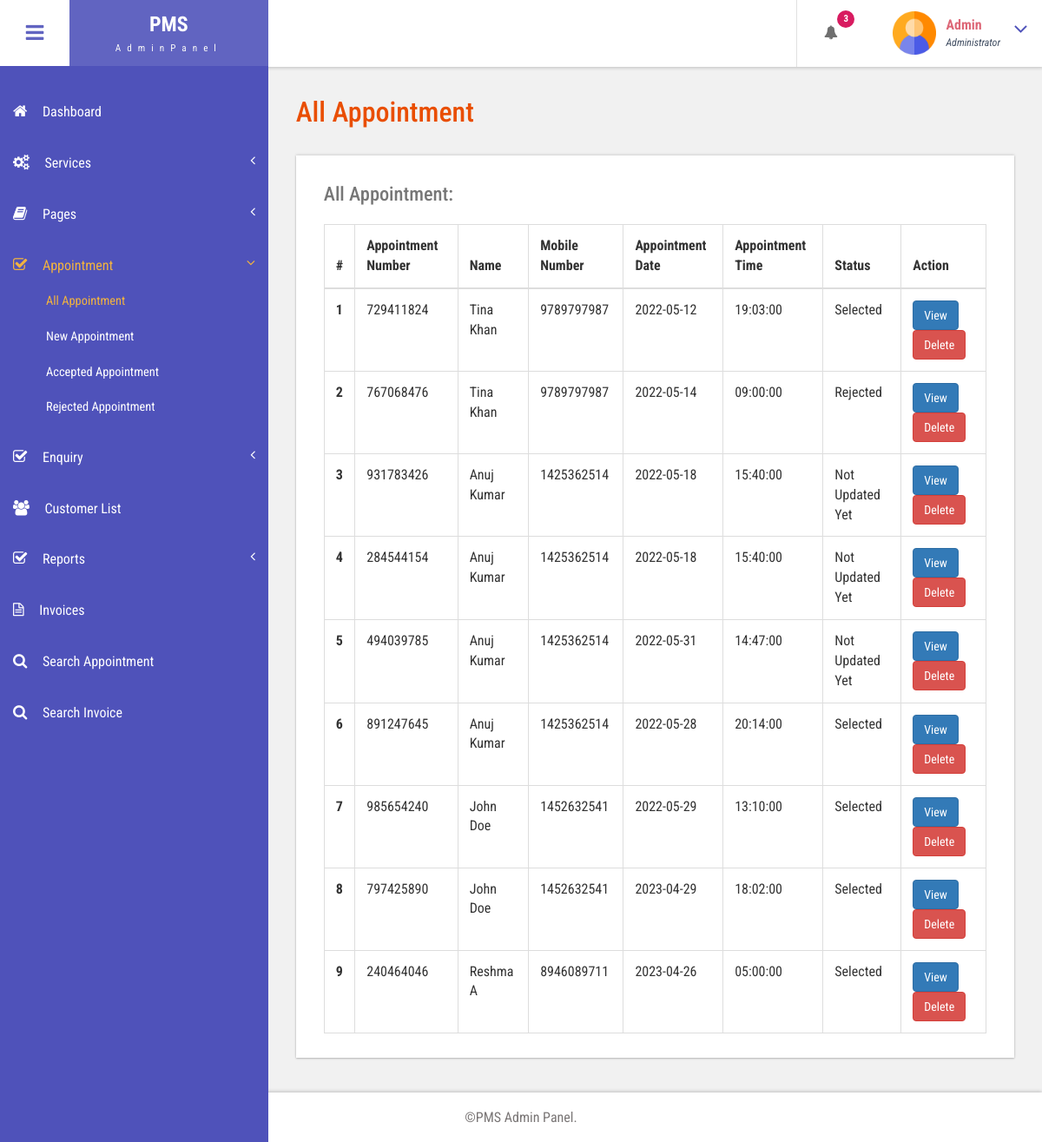
Page /bpms/admin/all-appointment.php (signed in) on the committed database.
### tables this page shows
CREATE TABLE `tblbook` (
  `ID` int(10) NOT NULL,
  `UserID` int(10) DEFAULT NULL,
  `AptNumber` int(10) DEFAULT NULL,
  `AptDate` date DEFAULT NULL,
  `AptTime` time DEFAULT NULL,
  `Message` mediumtext DEFAULT NULL,
  `BookingDate` timestamp NULL DEFAULT current_timestamp(),
  `Remark` varchar(250) DEFAULT NULL,
  `Status` varchar(250) DEFAULT NULL,
  `RemarkDate` timestamp NULL DEFAULT NULL ON UPDATE current_timestamp()
);

CREATE TABLE `tbluser` (
  `ID` int(10) NOT NULL,
  `FirstName` varchar(120) DEFAULT NULL,
  `LastName` varchar(250) DEFAULT NULL,
  `MobileNumber` bigint(10) DEFAULT NULL,
  `Email` varchar(120) DEFAULT NULL,
  `Password` varchar(120) DEFAULT NULL,
  `RegDate` timestamp NULL DEFAULT current_timestamp()
);

### bpms/admin/all-appointment.php (the view, shortened to what this page needs)
<?php
include('includes/dbconnection.php');
if (strlen($_SESSION['bpmsaid']==0)) {
  header('location:logout.php');
  } else{
  ?>
<!DOCTYPE HTML>
<html>
<head>
<link href="css/bootstrap.css" rel='stylesheet' type='text/css' />
<link href="css/style.css" rel='stylesheet' type='text/css' />
<link href="css/font-awesome.css" rel="stylesheet">
<link href="css/animate.css" rel="stylesheet" type="text/css" media="all">
<link href="css/custom.css" rel="stylesheet">
</head>
<body class="cbp-spmenu-push">
	<div class="main-content">
		 <?php include_once('includes/sidebar.php');?>
		 <?php include_once('includes/header.php');?>
		<div id="page-wrapper">
			<div class="main-page">
				<div class="tables">
					<h3 class="title1">All Appointment</h3>
					<div class="table-responsive bs-example widget-shadow">
						<h4>All Appointment:</h4>
						<table class="table table-bordered"> <thead> <tr> <th>#</th>
							<th> Appointment Number</th>
							<th>Name</th><th>Mobile Number</th>
							<th>Appointment Date</th>
							<th>Appointment Time</th>
							<th>Status</th>
							<th>Action</th> </tr> </thead> <tbody>
<?php
$ret=mysqli_query($con,"select tbluser.FirstName,tbluser.LastName,tbluser.Email,tbluser.MobileNumber,tblbook.ID as bid,tblbook.AptNumber,tblbook.AptDate,tblbook.AptTime,tblbook.Message,tblbook.BookingDate,tblbook.Status from tblbook join tbluser on tbluser.ID=tblbook.UserID");
$cnt=1;
while ($row=mysqli_fetch_array($ret)) {
?>
						 <tr> <th scope="row"><?php echo $cnt;?></th>
						 	<td><?php  echo $row['AptNumber'];?></td>
						 	<td><?php  echo $row['FirstName'];?> <?php  echo $row['LastName'];?></td>
						 	<td><?php  echo $row['MobileNumber'];?></td>
						 	<td><?php  echo $row['AptDate'];?></td>
						 	<td><?php  echo $row['AptTime'];?></td>
						 	<?php if($row['Status']==""){ ?>
                     <td class="font-w600"><?php echo "Not Updated Yet"; ?></td>
                     <?php } else { ?>
                      <td><?php  echo $row['Status'];?></td><?php } ?>
                                       <td><a href="view-appointment.php?viewid=<?php echo $row['bid'];?>" class="btn btn-primary">View</a>
<a href="all-appointment.php?delid=<?php echo $row['bid'];?>" class="btn btn-danger" onClick="return confirm('Are you sure you want to delete?')">Delete</a>
                                       	</td> </tr>   <?php
$cnt=$cnt+1;
}?></tbody> </table>
					</div>
				</div>
			</div>
		</div>
		 <?php include_once('includes/footer.php');?>
	</div>
</body>
</html>
<?php }  ?>

### bpms/admin/includes/header.php (shortened to what this page needs)
<div class="sticky-header header-section ">
      <div class="header-left">
        <button id="showLeftPush"><i class="fa fa-bars"></i></button>
        <div class="logo">
          <a href="index.html">
            <h1>PMS</h1>
            <span>AdminPanel</span>
          </a>
        </div>
      </div>
      <div class="header-right">
        <div class="profile_details_left">
          <ul class="nofitications-dropdown">
            <?php
$ret1=mysqli_query($con,"select tbluser.FirstName,tbluser.LastName,tblbook.ID as bid,tblbook.AptNumber from tblbook join tbluser on tbluser.ID=tblbook.UserID where tblbook.Status is null");
$num=mysqli_num_rows($ret1);
?>
            <li class="dropdown head-dpdn">
              <a href="#" class="dropdown-toggle" data-toggle="dropdown" aria-expanded="false"><i class="fa fa-bell"></i><span class="badge blue"><?php echo $num;?></span></a>
            </li>
          </ul>
          <div class="clearfix"> </div>
        </div>
        <div class="profile_details">
        <?php
$adid=$_SESSION['bpmsaid'];
$ret=mysqli_query($con,"select AdminName from tbladmin where ID='$adid'");
$row=mysqli_fetch_array($ret);
$name=$row['AdminName'];
?>
          <ul>
            <li class="dropdown profile_details_drop">
              <a href="#" class="dropdown-toggle" data-toggle="dropdown" aria-expanded="false">
                <div class="profile_img">
                  <span class="prfil-img"><img src="images/admin.png" alt="" width="50" height="50"> </span>
                  <div class="user-name">
                    <p><?php echo $name; ?></p>
                    <span>Administrator</span>
                  </div>
                  <i class="fa fa-angle-down lnr"></i>
                  <div class="clearfix"></div>
                </div>
              </a>
            </li>
          </ul>
        </div>
      </div>
      <div class="clearfix"> </div>
    </div>

### bpms/admin/css/style.css (style rules this page uses)
h4, h5, h6, h1, h2, h3 { margin: 0; }
ul, ol { margin: 0; }
p { margin: 0; }
html, body { font-family: 'Roboto Condensed', sans-serif; font-size: 100%; overflow-x: hidden; background: #fff; }
body a { transition: 0.5s all ease; -webkit-transition: 0.5s all ease; -moz-transition: 0.5s all ease; -o-transition: 0.5s all ease; -ms-transition: 0.5s all ease; text-decoration:none; }
h1,h2,h3,h4,h5,h6 { margin:0; }
p { margin:0; }
ul,label { margin:0; padding:0; }
.main-content { position: relative; }
.sticky-header { position: fixed; top: 0; left:0px; width: 100%; z-index: 100; }
.header-section { background:#FFF; box-shadow: 1px 1px 4px rgba(0, 0, 0, 0.21); -webkit-box-shadow: 1px 1px 4px rgba(0, 0, 0, 0.21); -moz-box-shadow: 1px 1px 4px rgba(0, 0, 0, 0.21); -o-box-shadow: 1px 1px 4px rgba(0, 0, 0, 0.21); }
.header-section::after { clear: both; display: block; content: ''; }
.header-left { float: left; width: 45%; }
.header-right { float: right; }
button#showLeftPush { font-size: 1.5em; width: 80px; padding: 0.87em 0; text-align: center; cursor: pointer; float: left; color: #6F6F6F; -moz-transition: all 0.2s ease-out 0s; -webkit-transition: all 0.2s ease-out 0s; transition: all 0.2s ease-out 0s; border: none; background-color: #fff; outline:none; }
.cbp-spmenu-push { overflow-x: hidden; position: relative; }
.cbp-spmenu, .cbp-spmenu-push { -webkit-transition: all 0.3s ease; -moz-transition: all 0.3s ease; transition: all 0.3s ease; }
.cbp-spmenu-push div#page-wrapper { margin: 0 0 0 19.3em; transition:.5s all; -webkit-transition:.5s all; -moz-transition:.5s all; }
.fa { display: inline-block; font-family: FontAwesome; font-style: normal; font-weight: normal; line-height: 1; -webkit-font-smoothing: antialiased; -moz-osx-font-smoothing: grayscale; }
.logo { background: #6164C1; text-align: center; float: left; }
.logo a { padding: 0.9em 3.3em .7em; display: block; text-decoration: none; }
.logo a h1 { color: #fff; font-size: 1.5em; line-height: 1.2em; font-weight: 700; }
.logo a span { color: #F8F8F8; font-size: .7em; text-align: center; letter-spacing: 7px; }
.profile_details_left { float: left; }
li.dropdown.head-dpdn { display: inline-block; padding: 1.7em 0; border-left: 1px solid #E0E0E0; float: left; }
li.dropdown.head-dpdn a.dropdown-toggle { padding: 1.7em 2em; }
i.fa.fa-bell { color:#6F6F6F; }
.header-right span.badge { font-size: 11px; font-weight: bold; color: #FFF; background: #8BC34A; line-height: 15px; width: 20px; height: 20px; border-radius: 2em; -webkit-border-radius: 2em; -moz-border-radius: 2em; -o-border-radius: 2em; text-align: center; display: inline-block; position: absolute; top: 16%; padding: 2px 0 0; }
.header-right span.blue { background-color:#D81B60; }
.profile_details { float: right; }
.profile_details_drop a.dropdown-toggle { display:block; padding: 0.8em 3em 0 2em; }
.profile_img span.prfil-img { float:left; }
.user-name { float:left; margin-top:8px; margin-left:11px; height:35px; }
.profile_details ul li { list-style-type:none; position:relative; }
.profile_details li a i.fa.lnr { position: absolute; top: 34%; right: 8%; color: #4F52BA; font-size: 1.6em; }
.user-name p { font-size:1em; color:#DD6777; line-height:1em; font-weight:700; }
.user-name span { font-size: .75em; font-style: italic; color: #424f63; font-weight: normal; margin-top: .3em; }
.widget-shadow { background-color: #fff; box-shadow: 0 -1px 3px rgba(0,0,0,.12),0 1px 2px rgba(0,0,0,.24); -webkit-box-shadow: 0 -1px 3px rgba(0,0,0,.12),0 1px 2px rgba(0,0,0,.24); -moz-box-shadow: 0 -1px 3px rgba(0,0,0,.12),0 1px 2px rgba(0,0,0,.24); }
h3.title1 { font-size: 2em; color: #e94e02; margin-bottom: 0.8em; }
.table > thead > tr > th, .table > tbody > tr > th, .table > tfoot > tr > th, .table > thead > tr > td, .table > tbody > tr > td, .table > tfoot > tr > td { border-top: none; }
.tables h4 { font-size: 1.4em; margin-bottom: 1em; color: #777777; }
.tables .panel-body ,.tables .bs-example { padding: 2em 2em 0.5em; }
.tables .table > thead > tr > th, .tables .table > tbody > tr > th, .tables .table > tfoot > tr > th, .tables .table > thead > tr > td, .tables .table > tbody > tr > td, .tables .table > tfoot > tr > td { padding: 13px; border-top: 1px solid #E0E0E0; }
.bs-example { margin-top: 2em; }

### bpms/admin/css/custom.css (style rules this page uses)
#page-wrapper { padding:7em 2em 2.5em; background-color: #F1F1F1; }

### rows in the picture
tblbook: AptNumber "729411824", UserID.FirstName "Tina", UserID.LastName "Khan", UserID.MobileNumber "9789797987", AptDate "2022-05-12", AptTime "19:03:00", Status "Selected"
tblbook: AptNumber "767068476", UserID.FirstName "Tina", UserID.LastName "Khan", UserID.MobileNumber "9789797987", AptDate "2022-05-14", AptTime "09:00:00", Status "Rejected"
tblbook: AptNumber "931783426", UserID.FirstName "Anuj", UserID.LastName "Kumar", UserID.MobileNumber "1425362514", AptDate "2022-05-18", AptTime "15:40:00", shows "Not Updated Yet"
tblbook: AptNumber "284544154", UserID.FirstName "Anuj", UserID.LastName "Kumar", UserID.MobileNumber "1425362514", AptDate "2022-05-18", AptTime "15:40:00", shows "Not Updated Yet"
tblbook: AptNumber "494039785", UserID.FirstName "Anuj", UserID.LastName "Kumar", UserID.MobileNumber "1425362514", AptDate "2022-05-31", AptTime "14:47:00", shows "Not Updated Yet"
tblbook: AptNumber "891247645", UserID.FirstName "Anuj", UserID.LastName "Kumar", UserID.MobileNumber "1425362514", AptDate "2022-05-28", AptTime "20:14:00", Status "Selected"
tblbook: AptNumber "985654240", UserID.FirstName "John", UserID.LastName "Doe", UserID.MobileNumber "1452632541", AptDate "2022-05-29", AptTime "13:10:00", Status "Selected"
tblbook: AptNumber "797425890", UserID.FirstName "John", UserID.LastName "Doe", UserID.MobileNumber "1452632541", AptDate "2023-04-29", AptTime "18:02:00", Status "Selected"
tblbook: AptNumber "240464046", UserID.FirstName "Reshma", UserID.LastName "A", UserID.MobileNumber "8946089711", AptDate "2023-04-26", AptTime "05:00:00", Status "Selected"

### other values in the picture
$num "3"
$name "Admin"
